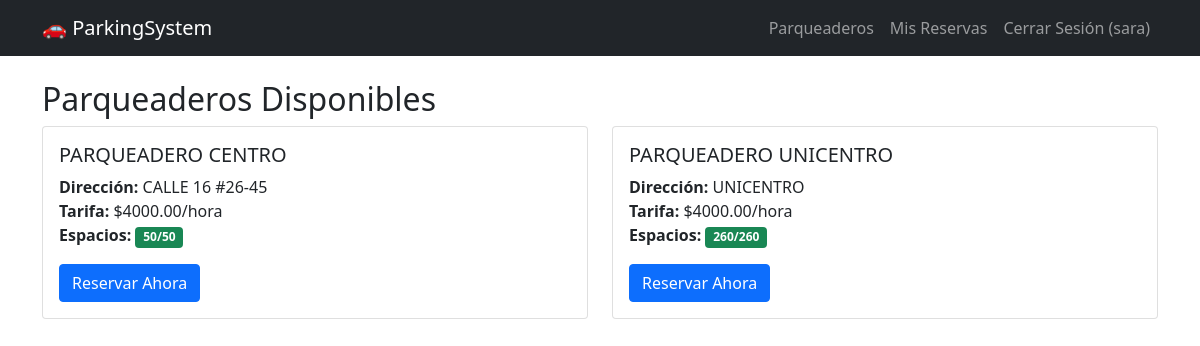
Page /parking/ (signed in) on the committed database.
### reservations/models.py (models this page shows, shortened)
class ParkingLot(models.Model):
    name = models.CharField(max_length=100)
    address = models.TextField()
    total_spaces = models.IntegerField()
    hourly_rate = models.DecimalField(max_digits=6, decimal_places=2)
    is_active = models.BooleanField(default=True)
    def available_spaces(self):
        try:
            now = timezone.now()
            reserved_count = Reservation.objects.filter(
                parking_lot=self,
                start_time__lte=now,
                end_time__gte=now,
                status__in=['confirmed', 'active']
            ).count()
            return max(0, self.total_spaces - reserved_count)
        except:
            return self.total_spaces

### reservations/views.py (the view)
# urls.py: path('parking/', views.parking_list, name='parking_list'),
@login_required
def parking_list(request):
    parking_lots = ParkingLot.objects.filter(is_active=True)
    return render(request, 'reservations/parking_list.html', {
        'parking_lots': parking_lots
    })

### reservations/templates/reservations/parking_list.html
{% extends 'reservations/base.html' %}
{% block content %}
<div class="row">
    <div class="col-12">
        <h2>Parqueaderos Disponibles</h2>
        <div class="row">
            {% for parking_lot in parking_lots %}
            <div class="col-md-6 mb-4">
                <div class="card">
                    <div class="card-body">
                        <h5 class="card-title">{{ parking_lot.name }}</h5>
                        <p class="card-text">
                            <strong>Dirección:</strong> {{ parking_lot.address }}<br>
                            <strong>Tarifa:</strong> ${{ parking_lot.hourly_rate }}/hora<br>
                            <strong>Espacios:</strong>
                            <span class="badge {% if parking_lot.available_spaces > 0 %}bg-success{% else %}bg-danger{% endif %}">
                                {{ parking_lot.available_spaces }}/{{ parking_lot.total_spaces }}
                            </span>
                        </p>
                        {% if parking_lot.available_spaces > 0 %}
                            <a href="{% url 'create_reservation' parking_lot.id %}" class="btn btn-primary">
                                Reservar Ahora
                            </a>
                        {% else %}
                            <button class="btn btn-secondary" disabled>No hay espacios</button>
                        {% endif %}
                    </div>
                </div>
            </div>
            {% empty %}
            <div class="col-12">
                <div class="alert alert-info">No hay parqueaderos disponibles.</div>
            </div>
            {% endfor %}
        </div>
    </div>
</div>
{% endblock %}

### reservations/templates/reservations/base.html (shortened to what this page needs)
<!DOCTYPE html>
<html lang="es">
<head>
    <link href="https://cdn.jsdelivr.net/npm/bootstrap@5.1.3/dist/css/bootstrap.min.css" rel="stylesheet">
</head>
<body>
    <nav class="navbar navbar-expand-lg navbar-dark bg-dark">
        <div class="container">
            <a class="navbar-brand" href="{% url 'home' %}">🚗 ParkingSystem</a>
            <div class="navbar-nav ms-auto">
                {% if user.is_authenticated %}
                    <a class="nav-link" href="{% url 'parking_list' %}">Parqueaderos</a>
                    <a class="nav-link" href="{% url 'user_reservations' %}">Mis Reservas</a>
                    <a class="nav-link" href="{% url 'logout' %}">Cerrar Sesión ({{ user.username }})</a>
                {% else %}
                    <a class="nav-link" href="{% url 'login' %}">Iniciar Sesión</a>
                    <a class="nav-link" href="{% url 'register' %}">Registrarse</a>
                {% endif %}
            </div>
        </div>
    </nav>
    <div class="container mt-4">
        {% block content %}
        {% endblock %}
    </div>
</body>
</html>

### rows in the picture
ParkingLot: name "PARQUEADERO CENTRO", address "CALLE 16 #26-45", hourly_rate "4000.00", available_spaces "50", total_spaces "50", shows "Reservar Ahora"
ParkingLot: name "PARQUEADERO UNICENTRO", address "UNICENTRO", hourly_rate "4000.00", available_spaces "260", total_spaces "260", shows "Reservar Ahora"

### other values in the picture
{{ user.username }} "sara"
